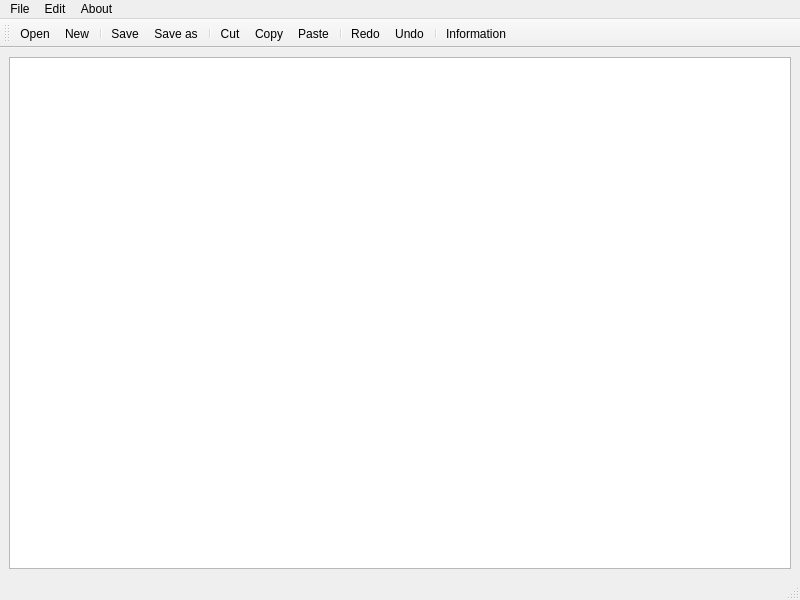
<?xml version="1.0" encoding="UTF-8"?>
<ui version="4.0">
 <class>MainWindow</class>
 <widget class="QMainWindow" name="MainWindow">
  <property name="geometry">
   <rect>
    <x>0</x>
    <y>0</y>
    <width>800</width>
    <height>600</height>
   </rect>
  </property>
  <property name="windowTitle">
   <string>MainWindow</string>
  </property>
  <widget class="QWidget" name="centralwidget">
   <layout class="QHBoxLayout" name="horizontalLayout">
    <item>
     <widget class="QTextEdit" name="textEdit"/>
    </item>
   </layout>
  </widget>
  <widget class="QMenuBar" name="menubar">
   <property name="geometry">
    <rect>
     <x>0</x>
     <y>0</y>
     <width>800</width>
     <height>25</height>
    </rect>
   </property>
   <widget class="QMenu" name="menuFile">
    <property name="title">
     <string>File</string>
    </property>
    <addaction name="actionNew"/>
    <addaction name="actionOpen"/>
    <addaction name="separator"/>
    <addaction name="actionSave"/>
    <addaction name="actionSave_as"/>
   </widget>
   <widget class="QMenu" name="menuEdit">
    <property name="title">
     <string>Edit</string>
    </property>
    <addaction name="actionCut"/>
    <addaction name="actionCopy"/>
    <addaction name="separator"/>
    <addaction name="actionPaste"/>
    <addaction name="actionRedo"/>
    <addaction name="actionUndo"/>
   </widget>
   <widget class="QMenu" name="menuAbout">
    <property name="title">
     <string>About</string>
    </property>
    <addaction name="actionInformation"/>
   </widget>
   <addaction name="menuFile"/>
   <addaction name="menuEdit"/>
   <addaction name="menuAbout"/>
  </widget>
  <widget class="QStatusBar" name="statusbar"/>
  <widget class="QToolBar" name="toolBar">
   <property name="windowTitle">
    <string>toolBar</string>
   </property>
   <attribute name="toolBarArea">
    <enum>TopToolBarArea</enum>
   </attribute>
   <attribute name="toolBarBreak">
    <bool>false</bool>
   </attribute>
   <addaction name="actionOpen"/>
   <addaction name="actionNew"/>
   <addaction name="separator"/>
   <addaction name="actionSave"/>
   <addaction name="actionSave_as"/>
   <addaction name="separator"/>
   <addaction name="actionCut"/>
   <addaction name="actionCopy"/>
   <addaction name="actionPaste"/>
   <addaction name="separator"/>
   <addaction name="actionRedo"/>
   <addaction name="actionUndo"/>
   <addaction name="separator"/>
   <addaction name="actionInformation"/>
  </widget>
  <action name="actionNew">
   <property name="icon">
    <iconset resource="Resources.qrc">
     <normaloff>:/Image/img/new-document.png</normaloff>:/Image/img/new-document.png</iconset>
   </property>
   <property name="text">
    <string>New</string>
   </property>
  </action>
  <action name="actionOpen">
   <property name="icon">
    <iconset resource="Resources.qrc">
     <normaloff>:/Image/img/open-folder.png</normaloff>:/Image/img/open-folder.png</iconset>
   </property>
   <property name="text">
    <string>Open</string>
   </property>
  </action>
  <action name="actionSave">
   <property name="icon">
    <iconset resource="Resources.qrc">
     <normaloff>:/Image/img/save.png</normaloff>:/Image/img/save.png</iconset>
   </property>
   <property name="text">
    <string>Save</string>
   </property>
  </action>
  <action name="actionSave_as">
   <property name="icon">
    <iconset resource="Resources.qrc">
     <normaloff>:/Image/img/icons8-save-as-96.png</normaloff>:/Image/img/icons8-save-as-96.png</iconset>
   </property>
   <property name="text">
    <string>Save as</string>
   </property>
  </action>
  <action name="actionCut">
   <property name="icon">
    <iconset resource="Resources.qrc">
     <normaloff>:/Image/img/cut.png</normaloff>:/Image/img/cut.png</iconset>
   </property>
   <property name="text">
    <string>Cut</string>
   </property>
  </action>
  <action name="actionCopy">
   <property name="icon">
    <iconset resource="Resources.qrc">
     <normaloff>:/Image/img/copy.png</normaloff>:/Image/img/copy.png</iconset>
   </property>
   <property name="text">
    <string>Copy</string>
   </property>
  </action>
  <action name="actionPaste">
   <property name="icon">
    <iconset resource="Resources.qrc">
     <normaloff>:/Image/img/paste.png</normaloff>:/Image/img/paste.png</iconset>
   </property>
   <property name="text">
    <string>Paste</string>
   </property>
  </action>
  <action name="actionRedo">
   <property name="icon">
    <iconset resource="Resources.qrc">
     <normaloff>:/Image/img/redo.png</normaloff>:/Image/img/redo.png</iconset>
   </property>
   <property name="text">
    <string>Redo</string>
   </property>
  </action>
  <action name="actionUndo">
   <property name="icon">
    <iconset resource="Resources.qrc">
     <normaloff>:/Image/img/undo.png</normaloff>:/Image/img/undo.png</iconset>
   </property>
   <property name="text">
    <string>Undo</string>
   </property>
  </action>
  <action name="actionInformation">
   <property name="icon">
    <iconset resource="Resources.qrc">
     <normaloff>:/Image/img/information.png</normaloff>:/Image/img/information.png</iconset>
   </property>
   <property name="text">
    <string>Information</string>
   </property>
  </action>
 </widget>
 <resources>
  <include location="Resources.qrc"/>
 </resources>
 <connections/>
</ui>
